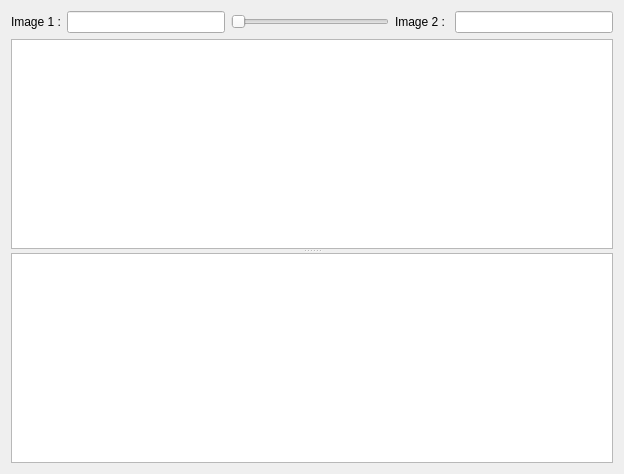
<?xml version="1.0" encoding="UTF-8"?>
<ui version="4.0">
 <class>BlendingDlg</class>
 <widget class="QDialog" name="BlendingDlg">
  <property name="geometry">
   <rect>
    <x>0</x>
    <y>0</y>
    <width>624</width>
    <height>474</height>
   </rect>
  </property>
  <property name="windowTitle">
   <string>Dialog</string>
  </property>
  <layout class="QVBoxLayout" name="verticalLayout">
   <item>
    <layout class="QHBoxLayout" name="horizontalLayout">
     <item>
      <widget class="QLabel" name="label">
       <property name="text">
        <string>Image 1 :</string>
       </property>
      </widget>
     </item>
     <item>
      <widget class="QLineEdit" name="ImageOneLineEdit"/>
     </item>
     <item>
      <widget class="QSlider" name="alphaSlider">
       <property name="orientation">
        <enum>Qt::Horizontal</enum>
       </property>
      </widget>
     </item>
     <item>
      <widget class="QLabel" name="label_2">
       <property name="text">
        <string>Image 2 : </string>
       </property>
      </widget>
     </item>
     <item>
      <widget class="QLineEdit" name="ImageTwoLineEdit"/>
     </item>
    </layout>
   </item>
   <item>
    <widget class="QSplitter" name="splitter">
     <property name="orientation">
      <enum>Qt::Vertical</enum>
     </property>
     <widget class="QGraphicsView" name="pixelDataGraphics"/>
     <widget class="QListWidget" name="imageListWidget"/>
    </widget>
   </item>
  </layout>
 </widget>
 <resources/>
 <connections/>
</ui>
